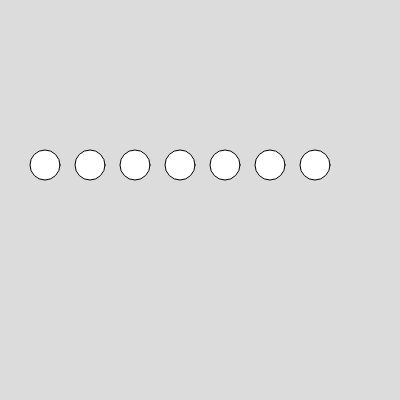
Frame 1 (no input)
Frame 60 (no input): identical to frame 1, image omitted
Frame 120 (the mouse pressed at the canvas centre since frame 60): identical to frame 1, image omitted

The p5.js sketch that drew this single still picture (run headless with seeded random() and noise() and a simulated clock; from frame 60 on, the mouse is pressed at the canvas centre):

// p5.js sketch
// ── sketch.js
function setup() {
  createCanvas(400, 400);
}

function draw() {
  background(220);

for(let i = 1; i < 8; i = i + 1) {
   let size = 30;
   let spacing = 50;
  circle(i * (size + 15), size/2 + 150, size)
}


  
}
